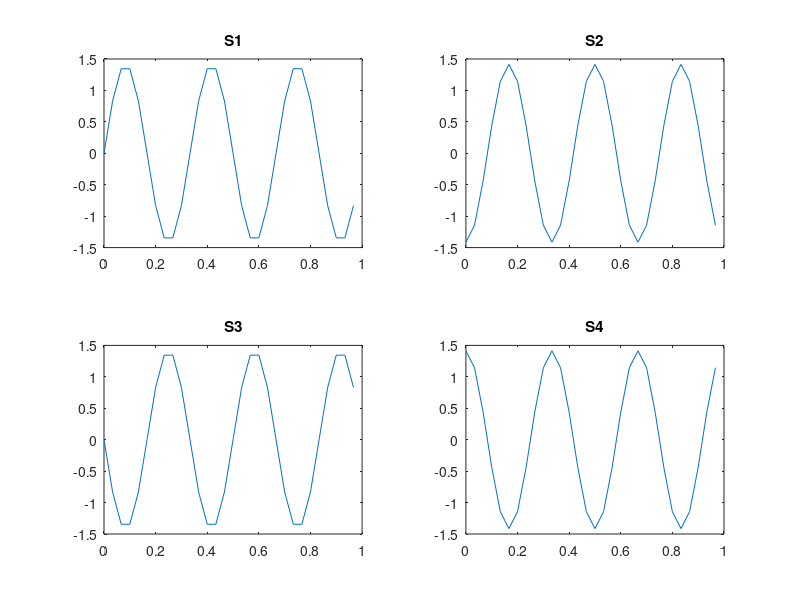

This figure's MATLAB source:
function [s1,s2,s3,s4] = p6()
    phase = (2*pi)/4;
    A = 2^0.5;
    fs = 30;
    T = 1;
    w0 = (6*pi)/T; 
    t = (0:1/fs:T-1/fs);
    
    s1 = A * cos(w0*t - (phase*1));
    s2 = A * cos(w0*t - (phase*2));
    s3 = A * cos(w0*t - (phase*3));
    s4 = A * cos(w0*t - (phase*4));
    
    close all;
    subplot(2,2,1);
    plot(t,s1);
    title('S1');
    subplot(2,2,2);
    plot(t,s2);
    title('S2');
    subplot(2,2,3);
    plot(t,s3);
    title('S3');
    subplot(2,2,4);
    plot(t,s4);
    title('S4');
end